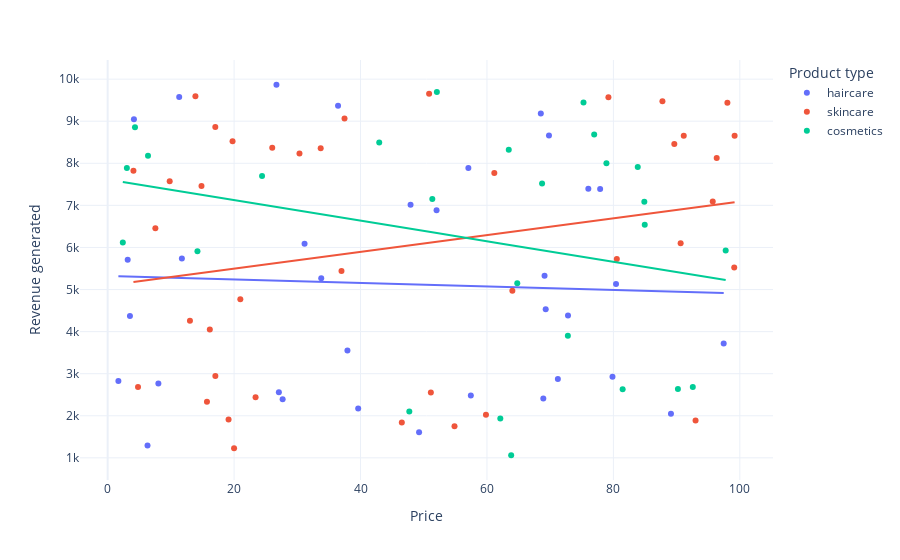

Source (notebook cell):
### Code cell
fig = px.scatter(df, x = 'Price',
                 y = 'Revenue generated',
                 color = 'Product type',
                 hover_data = ["Number of products sold"],
                 trendline = "ols")
fig.show()

### Figure 1 — Plotly figure (JSON) as saved in the notebook; plotly's stock layout.template omitted (floating-point values rounded to 4 significant figures)
{"data": [{"customdata": [[802], [8], [147], [336], [620], [884], [209], [142], [353], [327], [598], [24], [859], [29], [154], [622], [701], [227], [117], [163], [32], [904], [241], [359], [946], [198], [774], [663], [618], [79], [114], [672], [62], [627]], "hovertemplate": "Product type=haircare<br>Price=%{x}<br>Revenue generated=%{y}<br>Number of products sold=%{customdata[0]}<extra></extra>", "legendgroup": "haircare", "marker": {"color": "#636efa", "symbol": "circle"}, "mode": "markers", "name": "haircare", "orientation": "v", "showlegend": true, "type": "scatter", "x": [69.81, 11.32, 1.7, 71.21, 36.44, 27.68, 4.156, 39.63, 97.45, 8.023, 11.74, 33.78, 27.08, 76.04, 26.7, 31.15, 79.86, 49.26, 52.03, 37.93, 47.91, 3.17, 69.11, 57.45, 6.307, 57.06, 72.82, 68.91, 89.1, 80.41, 69.29, 77.9, 3.526, 68.52], "xaxis": "x", "y": [8662.0, 9578.0, 2828.0, 2874.0, 9365.0, 2391.0, 9049.0, 2175.0, 3716.0, 2766.0, 5737.0, 5268.0, 2557.0, 7397.0, 9866.0, 6088.0, 2926.0, 1606.0, 6886.0, 3550.0, 7015.0, 5710.0, 5328.0, 2484.0, 1292.0, 7889.0, 4384.0, 2412.0, 2048.0, 5134.0, 4531.0, 7386.0, 4371.0, 9185.0], "yaxis": "y"}, {"hovertemplate": "<b>OLS trendline</b><br>Revenue generated = -4.1918 * Price + 5323.92<br>R<sup>2</sup>=0.002087<br><br>Product type=haircare<br>Price=%{x}<br>Revenue generated=%{y} <b>(trend)</b><extra></extra>", "legendgroup": "haircare", "marker": {"color": "#636efa", "symbol": "circle"}, "mode": "lines", "name": "haircare", "showlegend": false, "type": "scatter", "x": [1.7, 3.17, 3.526, 4.156, 6.307, 8.023, 11.32, 11.74, 26.7, 27.08, 27.68, 31.15, 33.78, 36.44, 37.93, 39.63, 47.91, 49.26, 52.03, 57.06, 57.45, 68.52, 68.91, 69.11, 69.29, 69.81, 71.21, 72.82, 76.04, 77.9, 79.86, 80.41, 89.1, 97.45], "xaxis": "x", "y": [5317.0, 5311.0, 5309.0, 5307.0, 5297.0, 5290.0, 5276.0, 5275.0, 5212.0, 5210.0, 5208.0, 5193.0, 5182.0, 5171.0, 5165.0, 5158.0, 5123.0, 5117.0, 5106.0, 5085.0, 5083.0, 5037.0, 5035.0, 5034.0, 5033.0, 5031.0, 5025.0, 5019.0, 5005.0, 4997.0, 4989.0, 4987.0, 4950.0, 4915.0], "yaxis": "y"}, {"customdata": [[736], [83], [871], [65], [980], [996], [960], [249], [562], [469], [280], [187], [320], [168], [781], [602], [963], [963], [176], [933], [556], [155], [910], [820], [242], [93], [896], [380], [246], [134], [457], [704], [513], [511], [106], [872], [336], [223], [320], [913]], "hovertemplate": "Product type=skincare<br>Price=%{x}<br>Revenue generated=%{y}<br>Number of products sold=%{customdata[0]}<extra></extra>", "legendgroup": "skincare", "marker": {"color": "#EF553B", "symbol": "circle"}, "mode": "markers", "name": "skincare", "orientation": "v", "showlegend": true, "type": "scatter", "x": [14.84, 61.16, 4.805, 4.078, 64.02, 15.71, 90.64, 16.16, 99.17, 36.99, 7.547, 51.12, 96.34, 50.85, 79.21, 37.47, 9.813, 23.4, 19.13, 80.54, 99.11, 46.53, 95.71, 98.03, 30.34, 20.99, 59.84, 17.03, 13.02, 89.63, 33.7, 26.03, 87.76, 54.87, 93.0, 91.13, 17.03, 20.0, 13.88, 19.75], "xaxis": "x", "y": [7461.0, 7767.0, 2687.0, 7823.0, 4971.0, 2331.0, 6100.0, 4053.0, 8654.0, 5442.0, 6454.0, 2553.0, 8128.0, 9655.0, 9572.0, 9062.0, 7573.0, 2438.0, 1912.0, 5725.0, 5521.0, 1840.0, 7089.0, 9436.0, 8232.0, 4767.0, 2021.0, 8864.0, 4257.0, 8459.0, 8355.0, 8368.0, 9474.0, 1752.0, 1889.0, 8652.0, 2943.0, 1230.0, 9593.0, 8526.0], "yaxis": "y"}, {"hovertemplate": "<b>OLS trendline</b><br>Revenue generated = 19.9126 * Price + 5099.65<br>R<sup>2</sup>=0.054398<br><br>Product type=skincare<br>Price=%{x}<br>Revenue generated=%{y} <b>(trend)</b><extra></extra>", "legendgroup": "skincare", "marker": {"color": "#EF553B", "symbol": "circle"}, "mode": "lines", "name": "skincare", "showlegend": false, "type": "scatter", "x": [4.078, 4.805, 7.547, 9.813, 13.02, 13.88, 14.84, 15.71, 16.16, 17.03, 17.03, 19.13, 19.75, 20.0, 20.99, 23.4, 26.03, 30.34, 33.7, 36.99, 37.47, 46.53, 50.85, 51.12, 54.87, 59.84, 61.16, 64.02, 79.21, 80.54, 87.76, 89.63, 90.64, 91.13, 93.0, 95.71, 96.34, 98.03, 99.11, 99.17], "xaxis": "x", "y": [5181.0, 5195.0, 5250.0, 5295.0, 5359.0, 5376.0, 5395.0, 5412.0, 5421.0, 5439.0, 5439.0, 5481.0, 5493.0, 5498.0, 5518.0, 5566.0, 5618.0, 5704.0, 5771.0, 5836.0, 5846.0, 6026.0, 6112.0, 6118.0, 6192.0, 6291.0, 6318.0, 6374.0, 6677.0, 6703.0, 6847.0, 6884.0, 6904.0, 6914.0, 6951.0, 7006.0, 7018.0, 7052.0, 7073.0, 7074.0], "yaxis": "y"}, {"customdata": [[426], [150], [126], [601], [391], [352], [394], [253], [616], [449], [705], [919], [99], [633], [484], [270], [637], [478], [375], [25], [737], [134], [916], [276], [987], [324]], "hovertemplate": "Product type=cosmetics<br>Price=%{x}<br>Revenue generated=%{y}<br>Number of products sold=%{customdata[0]}<extra></extra>", "legendgroup": "cosmetics", "marker": {"color": "#00cc96", "symbol": "circle"}, "mode": "markers", "name": "cosmetics", "orientation": "v", "showlegend": true, "type": "scatter", "x": [42.96, 68.72, 81.46, 84.89, 4.324, 92.56, 2.397, 63.45, 64.8, 84.96, 52.08, 51.36, 78.9, 14.2, 63.83, 72.8, 6.382, 90.2, 83.85, 76.96, 75.27, 97.76, 62.11, 47.71, 3.038, 24.42], "xaxis": "x", "y": [8496.0, 7517.0, 2629.0, 7087.0, 8858.0, 2686.0, 6117.0, 8319.0, 5150.0, 6541.0, 9692.0, 7152.0, 8002.0, 5911.0, 1062.0, 3900.0, 8180.0, 2633.0, 7911.0, 8685.0, 9445.0, 5925.0, 1935.0, 2100.0, 7888.0, 7698.0], "yaxis": "y"}, {"hovertemplate": "<b>OLS trendline</b><br>Revenue generated = -24.4531 * Price + 7615.01<br>R<sup>2</sup>=0.081280<br><br>Product type=cosmetics<br>Price=%{x}<br>Revenue generated=%{y} <b>(trend)</b><extra></extra>", "legendgroup": "cosmetics", "marker": {"color": "#00cc96", "symbol": "circle"}, "mode": "lines", "name": "cosmetics", "showlegend": false, "type": "scatter", "x": [2.397, 3.038, 4.324, 6.382, 14.2, 24.42, 42.96, 47.71, 51.36, 52.08, 62.11, 63.45, 63.83, 64.8, 68.72, 72.8, 75.27, 76.96, 78.9, 81.46, 83.85, 84.89, 84.96, 90.2, 92.56, 97.76], "xaxis": "x", "y": [7556.0, 7541.0, 7509.0, 7459.0, 7268.0, 7018.0, 6565.0, 6448.0, 6359.0, 6342.0, 6096.0, 6064.0, 6054.0, 6031.0, 5935.0, 5835.0, 5774.0, 5733.0, 5686.0, 5623.0, 5565.0, 5539.0, 5538.0, 5409.0, 5352.0, 5224.0], "yaxis": "y"}], "layout": {"legend": {"title": {"text": "Product type"}, "tracegroupgap": 0}, "margin": {"t": 60}, "xaxis": {"anchor": "y", "domain": [0, 1], "title": {"text": "Price"}}, "yaxis": {"anchor": "x", "domain": [0, 1], "title": {"text": "Revenue generated"}}}}
